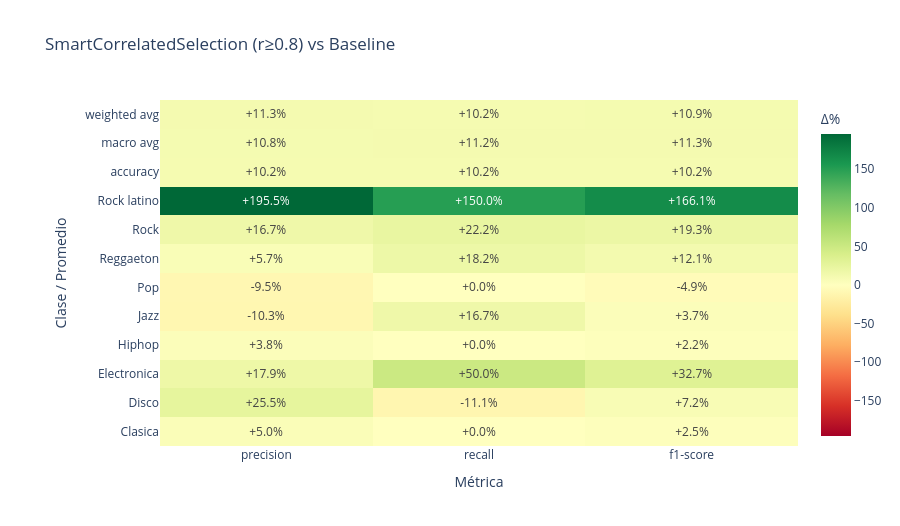

The notebook cell this image was saved under:
### Code cell
plot_classification_report_diff(
    classification_report_diff(selection_pipeline),
    title="SmartCorrelatedSelection (r≥0.8) vs Baseline",
)

### Figure 1 — Plotly figure (JSON) as saved in the notebook; plotly's stock layout.template omitted (floating-point values rounded to 4 significant figures)
{"data": [{"colorbar": {"title": {"text": "Δ%"}}, "colorscale": [[0, "rgb(165,0,38)"], [0.1, "rgb(215,48,39)"], [0.2, "rgb(244,109,67)"], [0.3, "rgb(253,174,97)"], [0.4, "rgb(254,224,139)"], [0.5, "rgb(255,255,191)"], [0.6, "rgb(217,239,139)"], [0.7, "rgb(166,217,106)"], [0.8, "rgb(102,189,99)"], [0.9, "rgb(26,152,80)"], [1, "rgb(0,104,55)"]], "hovertemplate": "%{y} — %{x}<br>Cambio: %{text}<extra></extra>", "text": [["+5.0%", "+0.0%", "+2.5%"], ["+25.5%", "-11.1%", "+7.2%"], ["+17.9%", "+50.0%", "+32.7%"], ["+3.8%", "+0.0%", "+2.2%"], ["-10.3%", "+16.7%", "+3.7%"], ["-9.5%", "+0.0%", "-4.9%"], ["+5.7%", "+18.2%", "+12.1%"], ["+16.7%", "+22.2%", "+19.3%"], ["+195.5%", "+150.0%", "+166.1%"], ["+10.2%", "+10.2%", "+10.2%"], ["+10.8%", "+11.2%", "+11.3%"], ["+11.3%", "+10.2%", "+10.9%"]], "texttemplate": "%{text}", "type": "heatmap", "x": ["precision", "recall", "f1-score"], "y": ["Clasica", "Disco", "Electronica", "Hiphop", "Jazz", "Pop", "Reggaeton", "Rock", "Rock latino", "accuracy", "macro avg", "weighted avg"], "z": [[5.0, 0.0, 2.5], [25.49, -11.11, 7.19], [17.86, 50.0, 32.69], [3.846, 0.0, 2.174], [-10.26, 16.67, 3.704], [-9.524, 0.0, -4.878], [5.742, 18.18, 12.12], [16.67, 22.22, 19.31], [195.5, 150.0, 166.1], [10.23, 10.23, 10.23], [10.82, 11.16, 11.28], [11.28, 10.23, 10.92]], "zmid": 0}], "layout": {"height": 526, "margin": {"l": 160}, "title": {"text": "SmartCorrelatedSelection (r≥0.8) vs Baseline"}, "xaxis": {"title": {"text": "Métrica"}}, "yaxis": {"title": {"text": "Clase / Promedio"}}}}
